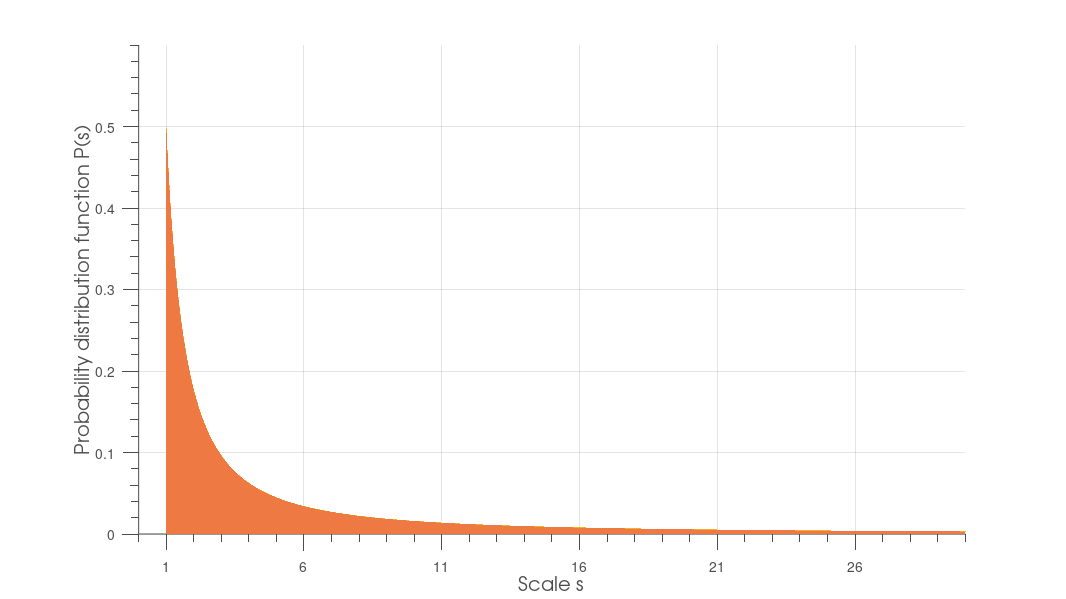

Here is the MATLAB script that generated this plot:
clear;
clc

s=1:0.001:30;
beta=1.5;
c=beta-1;
p=c*s.^-beta;
cum=1-s.^(1-beta);
hold on
%loglog(s,p,'r')
plot(s,p,'LineStyle', 'none','LineWidth', 1,'Marker', 'o', 'MarkerSize', 1, ...
      'MarkerEdgeColor','none', 'MarkerFaceColor',[238 180 34]/255);
h=area(s,p,'LineStyle', 'none','LineWidth', 1);
set(h,'FaceColor',[238 121 66]/255);
set(gca,'FontSize',25);
set(gca,'xtick',1:5:30,'xticklabel',1:5:30) 
%xtick shows the ticks, xticklabel gives the tick names.
set(gca,'xlim',[0 30]);
set(gca,'ylim',[0 0.6]);
grid on;
%grid minor;
hXLabel = xlabel('Scale s','Fontsize',35);
hYLabel = ylabel('Probability distribution function P(s)','Fontsize',35);
set(gca, 'FontName', 'Helvetica')
set([hXLabel, hYLabel], 'FontName', 'AvantGarde')
% Adjust axes properties
set(gca, 'Box', 'off', 'TickDir', 'out', 'TickLength', [.02 .02], ...
    'XMinorTick', 'on', 'YMinorTick', 'on', 'YGrid', 'on', ...
    'XColor', [.3 .3 .3], 'YColor', [.3 .3 .3], ...
    'LineWidth', 1)
set(gcf,'color','w'); %set figure background transparent
set(gca,'color','w'); %set axis transparent
% Maximize print figure
set(gcf,'outerposition',get(0,'screensize'));
set(gcf, 'PaperPositionMode', 'manual');
set(gcf, 'PaperUnits', 'points'); %[ {inches} | centimeters | normalized | points ]
set(gcf, 'PaperPosition', [0 0 1920 1080]); 

% saveas(gcf,'F:\Git\PhDreport\4Anew\figures\ps1.png');
saveas(gcf,'F:\Git\Anew\figures\ps1.png');
